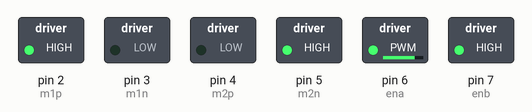
The sketch below on a simulated Arduino Uno, built with avr-gcc and run on an emulated ATmega328P. Parts: switched loads named in the sketch (green lamp = pin HIGH). At 5.0 s the program stops and its outputs stay as they are.

Above: at 0.1 s.
At 5.1 s:
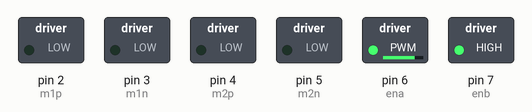
Timing chart, 0 to 6.5 s (numbered marks = the images above):
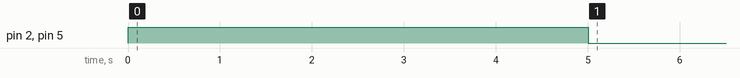

The sketch:

are_Path_Navigation_System_Using_L293D_Motor_Driver_and_Ardu.ino
```cpp
int m1p = 2;
int m1n = 3;
int m2p = 4;
int m2n = 5;
int ena = 6;
int enb = 7;
int motorspeed = 200;

void setup() {
  // Set motor control pins as outputs
  pinMode(m1p, OUTPUT);
  pinMode(m1n, OUTPUT);
  pinMode(m2p, OUTPUT);
  pinMode(m2n, OUTPUT);
  pinMode(ena, OUTPUT);
  pinMode(enb, OUTPUT);

  // Set initial motor speeds
  analogWrite(ena, motorspeed);
  analogWrite(enb, motorspeed);
}

void loop() {

    digitalWrite(m1p, HIGH);
    digitalWrite(m1n, LOW);
    digitalWrite(m2p, LOW);
    digitalWrite(m2n, HIGH);
    delay(5000);  // Move forward for 5 seconds


  // Stop motors after 4 iterations
  stopMotors();
  while (true); // Stop the loop
}

void stopMotors() {
  digitalWrite(m1p, LOW);
  digitalWrite(m1n, LOW);
  digitalWrite(m2p,LOW);
  digitalWrite(m2n,LOW);
}
```

Measured:
- by itself, pin 2 (m1p), pin 5 (m2n): LOW → HIGH at 0.00 s, → LOW 5.0 s later
